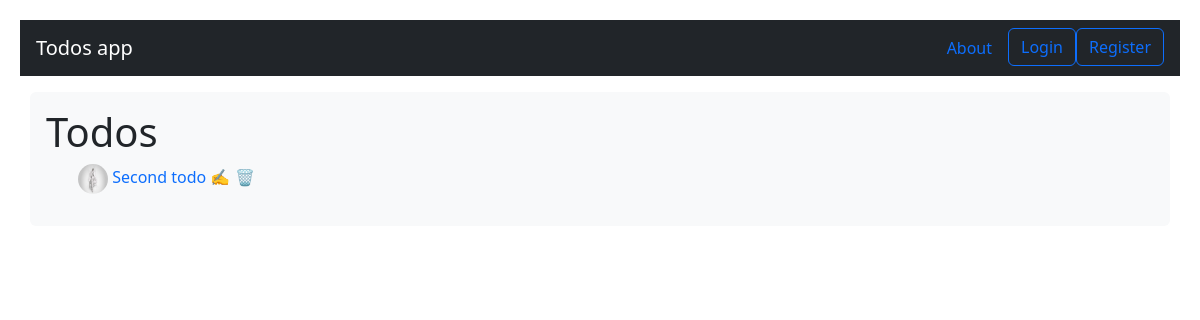
Before: / with the older database file.
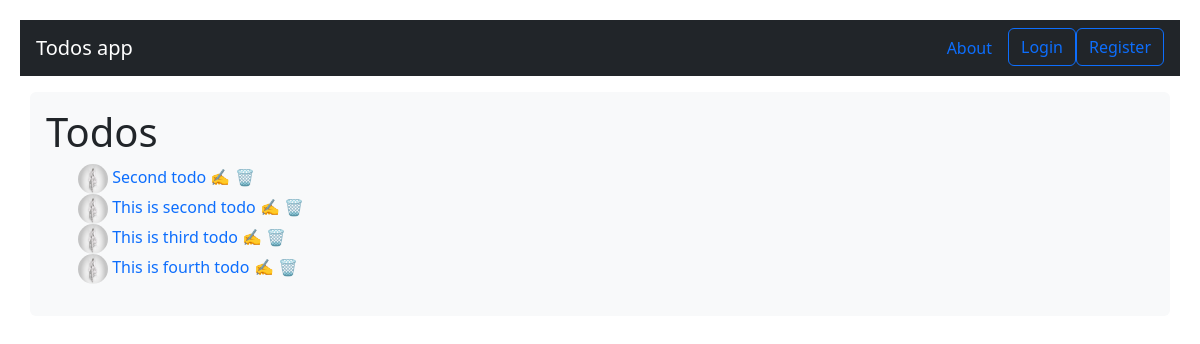
After: the same page with the newer database file.
### todos/models.py (models this page shows, shortened)
class Todos(models.Model):
    author = models.ForeignKey(User, on_delete=models.CASCADE)
    title = models.CharField(max_length=255)
    description = models.TextField()
    created_at = models.DateTimeField(auto_now_add=True)
    updated_at = models.DateTimeField(auto_now=True)
    completed = models.BooleanField(default=False)
    class Meta:
        verbose_name_plural = 'Todos'

### users/models.py (models this page shows, shortened)
class Profile(models.Model):
    user = models.OneToOneField(User, on_delete=models.CASCADE)
    image = models.ImageField(upload_to='images/', default='images/default.png')
    bio = models.TextField(default='')

### todos/views.py (the view)
# urls.py: path('', HomePageView.as_view(), name='home'),
class HomePageView(ListView):
    model = Todos
    template_name = 'home.html'
    context_object_name = 'todos'
    def get_context_data(self, **kwargs):
        context = super().get_context_data(**kwargs)
        favorite_todos = self.request.session.get('favorite_todos', [])
        context["favorite_todos"] = favorite_todos
        return context

### templates/home.html (shortened to what this page needs)
{% extends 'base.html' %}
{% load static %}
{% load django_bootstrap5 %}
{% block content %}
<div class="container bg-light text-dark p-3 rounded">
  <h1>Todos</h1>
  <ul>
    {% for todo in todos %}
    <li>
      <a href="{% url 'todo-details' todo.id %}">
        <img src="{{ todo.author.profile.image.url }}" width="30" height="30" class="rounded-circle">
        {{ todo.title }}
      </a>
      <a href="{% url 'update-todo' todo.id %}" class="action update">✍️</a>
      <a style="cursor:pointer;" class="action delete" href="{% url 'delete-todo' todo.id %}">🗑️</a>
    </li>
    {% endfor %}
  </ul>
</div>
{% endblock %}

### templates/base.html (shortened to what this page needs)
{% load static %}
{% load django_bootstrap5 %}
{% bootstrap_css %}
<!DOCTYPE html>
<html lang="en">
<head>
    <link rel="stylesheet" href="{% static 'styles/resets.css' %}">
</head>
<body>
    {% include 'navbar.html' %}
    {% block content %}
    {% endblock content %}
</body>
</html>

### templates/navbar.html
<nav id="navbar-example2" class="navbar navbar-dark bg-dark px-3 mb-3">
  <a class="navbar-brand" href="{% url 'home' %}">Todos app</a>
  <ul class="nav nav-pills">
    <li class="nav-item">
      <a class="nav-link" href="{% url 'about' %}">About</a>
    </li>
    {% if request.user.is_authenticated %}
      <li class="nav-item">
        <a class="btn btn-outline-primary" href="{% url 'create-todo' %}">Create new todo</a>
      </li>
      <li class="nav-item">
        <a class="nav-link" href="{% url 'profile' %}">
            <img style="transform: scale(2);"  class="rounded-circle"
            src="{{ request.user.profile.image.url }}" width="20" height="20" />
        </a>
      </li>
    {% else %}
      <li class="nav-item">
        <a class="btn btn-outline-primary" href="{% url 'account_login' %}">Login</a>
      </li>
      <li class="nav-item">
        <a class="btn btn-outline-primary" href="{% url 'account_signup' %}">Register</a>
      </li>
    {% endif %}
  </ul>
</nav>

### templates/home.html (style rules this page uses)
li { list-style: none; }
a { text-decoration: none; }

### templates/base.html (style rules this page uses)
* { margin: 0; padding: 0; box-sizing: border-box; transition: 0.2s; }
body { padding: 20px; }

Changed rows visible on the page:
added Todos: author.profile.image (picture), title "This is second todo"
added Todos: author.profile.image (picture), title "This is third todo"
added Todos: author.profile.image (picture), title "This is fourth todo"
